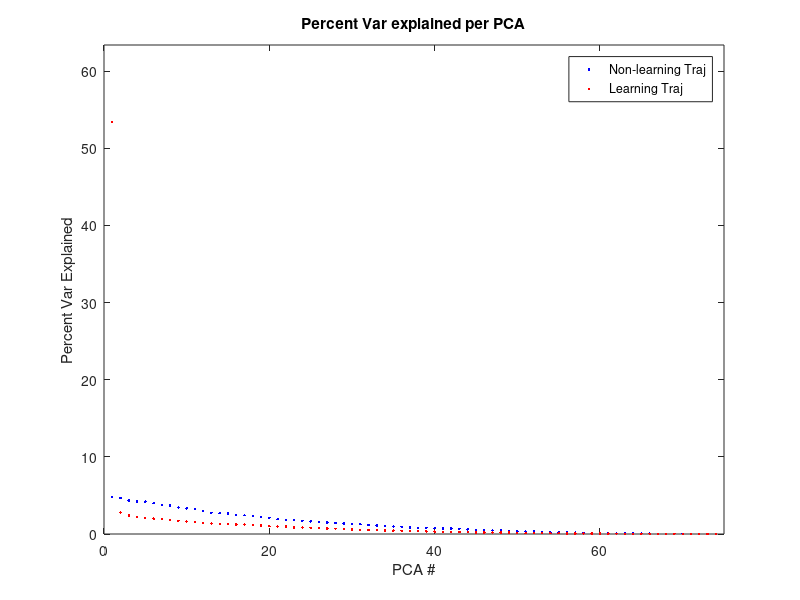
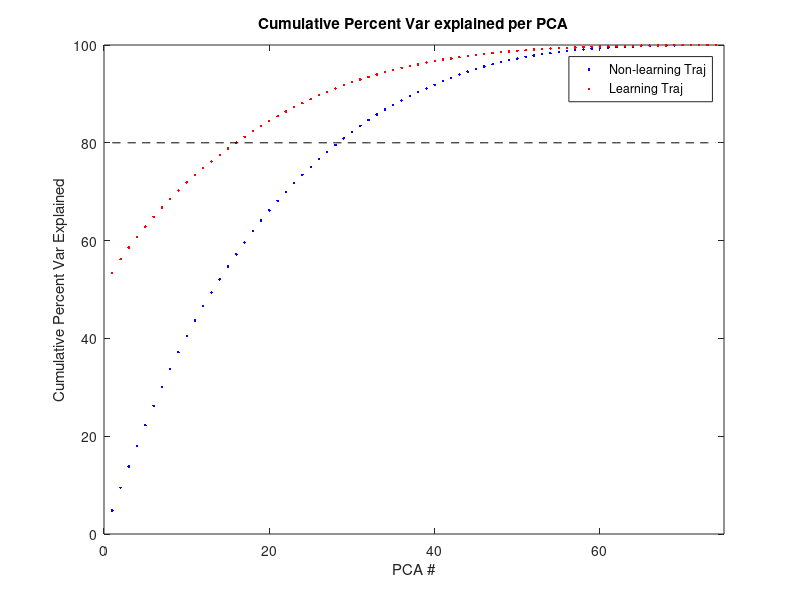

These figures' MATLAB source, in order:
%% Intro and log

%This code is for trying to first simulate how neural trajectories may go
%and what our statistics look like when we have a priori knowledge this
%probably won't be used directly in CE but is good to know tools work
%before we try them out on the PFC data

%Also from that standpoint, going to write for PFC data first and then
%circle back to simulating what we think will happen in auditory regions

%Note: Will ultimately use PFC date but for now using info gleaned from
%Figure 4 of Tsunada et al. 2016 (microstim causal contribution paper)
%which as firing rates from AL and ML

%19-3-7: basics all work, will continue to adjust these to make them more
%realistic but for now has led to some insights already and may be useful
%in the future for statistical power analyses.

%Obvious next steps for basic sim work:
%- Chat with Yale
%- Make actual trajectories/have correlations between neurons
%- Think about how to do these as actual power analyses







%Also general note: will move this over to python as soon as that seems
%viable (most likely after candidacy exam).  Kept in Matlab for now jsut
%for ease of loading data


%*************just leaving to be lazy right now for PCA stuff
clear all
%**************
%% Notes on Simulating small population of cells

%trials run from .6 to .8 seconds based on reaction time

%First just doing some binning to say average firing rate in a time window,
%will pay with size of time window for actual data

%for now say window is 50 ms (go back to Flinker et al. 2019
%Spectrotemporal modulations...framework to see potential integration
%windows.  This is in human but may be a good place to start)

%From figure 4 B in above indicated paper: Using AL data since it was
%choice modulated
%average min firing rate through trial is ~10 Hz in  AL
%average peak firing rate is ~28 Hz
%range is large though, shows one ML neuron in a that gets to ~140 Hz

%Note: can use code from contam_st_gen to generate spike trains with these
%average firing rates if wanted (maybe just change average and
%concatenate...)

%ALSO VERY IMPORTANT: NOT ACTUALY TRYING TO SIMULATE ACTUAL RESULTS OF
%PAPER JUST USING THESE TO MAKE CONTRIVED NEURAL TRAJECTORIES WITH SEMI
%REAL NEURONAL PROPERTIES

%% 1 Test Euclidian distance between frames and ending point

%First pass: %Going to pull from normal (since pulling averages and just have a
%different number of pulls
%don't need to normalize yet since all neurons on the same scale

%Instead of binning may think of just doing a moving average for firing
%rate...unclear what is done in the paper to generate figure 4; need to ask
%Yale.  Without this may have to few bins to really assess anything

N_neurons = 75; %number of neurons

Trial_length = 1; %in seconds
Bin_size = .010; % in seconds (10 ms)

N_bins = floor(Trial_length / Bin_size); %number of bins in session

%Have it go low - high - medium stable as it does in paper.  Euclidian distance
%shortened by decreasing the variance of the normal from the draws

fraction_of_sesh = [0.2 .7]; %set up when to switch means

Mean_FRs = [15 27 20]; %all in Hz

Var_difference = .78; %percent of Traj1 var that is Traj2 var (i.e. .2 means it is 20% of the varaince of Traj1

Piece1 = 1:floor(N_bins.*fraction_of_sesh(1));

Piece2 = Piece1(end)+1:floor(N_bins.*fraction_of_sesh(2));

Piece3 = Piece2(end)+1:N_bins;

%Put loop here if want to do multiple trials

Traj1 = zeros(N_neurons, N_bins);

Traj1_var = [5 1];

Traj2 = zeros(N_neurons, N_bins);

%Pre-learning set is Traj1
%Post-learning set is Traj2

%Note: probably don't have to do for loop and can do in one line, but, eh, fine for
%now...
%...nevermind this bothers me making it into single lines now

    
    Traj1(:,Piece1) = normrnd(Mean_FRs(1),Traj1_var(1),[N_neurons, length(Piece1)]);
    
    Traj2(:,Piece1) = normrnd(Mean_FRs(1),Traj1_var(1)*Var_difference,[N_neurons, length(Piece1)]);
     
    Traj1(:,Piece2) = normrnd(Mean_FRs(2),Traj1_var(1),[N_neurons, length(Piece2)]);
    
    Traj2(:,Piece2) = normrnd(Mean_FRs(2),Traj1_var(1)*Var_difference,[N_neurons, length(Piece2)]);
    
    %Make last piece have very low variance to reflect attracting to end
    %point
    
    Traj1(:,Piece3) = normrnd(Mean_FRs(3),Traj1_var(2),[N_neurons, length(Piece3)]);
    
    Traj2(:,Piece3) = normrnd(Mean_FRs(3),Traj1_var(2),[N_neurons, length(Piece3)]);
    


%Get distances between frames
%potentially more efficient way with norms but this should at least work
%for now

Dis_Traj1 = sqrt(sum((Traj1(:,2:end)-Traj1(:,1:end-1)).^2,1));

Dis_Traj2 = sqrt(sum((Traj2(:,2:end)-Traj2(:,1:end-1)).^2,1));

% T1_med = median(Dis_Traj1);
% T1_mean = mean(Dis_Traj1);
% 
% T2_med = median(Dis_Traj2);
% T2_mean = mean(Dis_Traj2);

%Basic idea works 3/7/19 but should be definition work
%Now can play with magnitude of change based on changing var difference or
%other parameters

%Now adding basic stats test (welch t since we know the variances are not
%equal and right since we think that Dis_Traj1 is greater than Dis_Traj2

%Keep playing with this but this generally shows some okay results...this
%is not exactly what we are going to do (we are going to median distance
%between things...but for now this is okay.

%Main result is even if we let the session be equally invariant for the
%end point  we still can still detect a difference with a 25% change in
%variance between Traj1 and Traj2

[h,p]= ttest2(Dis_Traj1, Dis_Traj2, 'Tail', 'right', 'Vartype', 'unequal')

%Over weekend maybe code this up as a loop but for now this is
%okay/something I can work with

%% 2 Calculating Neural Traj Length

%Maybe put in slightly different simulation where things are more of a
%trajectory in time than this (i.e. use a parametric equation for change in
%firing rate

%For now can just use above and calculate.  Should still hold true even
%though not explicitly shortening Traj Length

%dividing by n neurons just to have some sence of scalling

total_length1_Nnorm = sum(Dis_Traj1)/N_neurons 

total_length2_Nnorm = sum(Dis_Traj2)/N_neurons

%If construct curves, also explore spline fitting.


%% 3 PCA and check dim reduction

%***************Note: need redo sim if rerunning this otherwise just keep
%stablizing more neurons*********************************************

%For dim reduction select number neurons to decrease firing rate to a
%stable value

%First pass, decrease them to zero

%For now also just going to use traj from above and reset some of the
%neurons to near constant + noise
stable_fraction = .15; %fraction of neurons to stablize (i.e. percent as decimal)

N_to_stable = floor(N_neurons *stable_fraction); %Stablize certain percent of all neurons

neuron_inds = randsample(N_neurons, N_to_stable);

stable_fr = 15; %in Hz, stable firing rate for neurons, just chose min for ease

%Leave Traj1 alone since Traj2 is our "post-learning" Trajectory
%Taking stable firing rate and adding gaussian noise (mean 0 Hz with var 1)

    
    Traj2(neuron_inds, :) = stable_fr + normrnd(0,1,[N_to_stable, N_bins]);
    


%Then run PCA
%Focus is on explained and how much variance is explained by each component
%should achieve more variance explained with less components in two than one
%Due to fact that some of the neurons are now stable

[coeff1,~,latent1,~,explained1] = pca(Traj1);

[coeff2,~,latent2,~,explained2] = pca(Traj2);

%% Plot PCA stuff
figure(3)
plot(explained1,'b.')
hold on
plot(explained2, 'r.')
title('Percent Var explained per PCA')
xlabel('PCA #')
ylabel('Percent Var Explained')
axis([0 N_neurons 0 max(explained2)+10])
legend('Non-learning Traj', 'Learning Traj')
hold off

figure(4)
plot(cumsum(explained1),'b.')
hold on
plot(cumsum(explained2), 'r.')
plot(1:N_neurons-1, ones(1,length(explained2))*80,'k--') %puts a dashed line at 80 percent
title('Cumulative Percent Var explained per PCA')
xlabel('PCA #')
ylabel('Cumulative Percent Var Explained')
axis([0 N_neurons 0 100])
legend('Non-learning Traj', 'Learning Traj')


